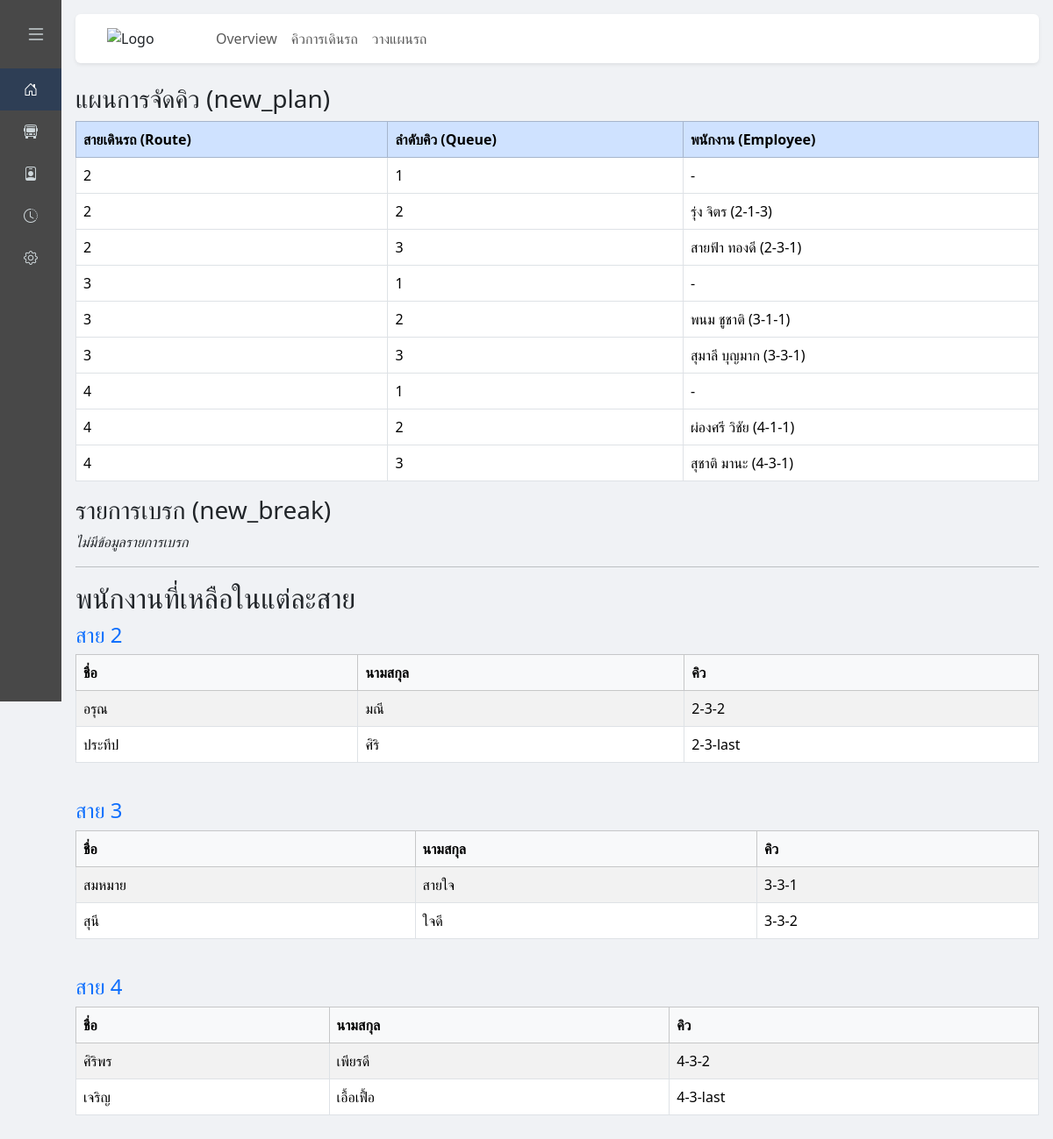
Screenshot of /manage_out.php with the database file from the repository.
### tables this page shows
CREATE TABLE `employee`  (
  `em_id` int(11) NOT NULL AUTO_INCREMENT,
  `title_id` int(11) NOT NULL,
  `em_name` varchar(255) NOT NULL,
  `em_surname` varchar(255) NOT NULL,
  `gen_id` int(11) NOT NULL,
  `main_car` int(11) NOT NULL,
  `main_route` int(11) NOT NULL,
  `et_id` int(11) NOT NULL,
  `em_queue` varchar(10) NOT NULL,
  `em_timeOut` datetime NULL DEFAULT NULL,
  `es_id` int(11) NOT NULL,
  PRIMARY KEY (`em_id`) USING BTREE
);

### manage_out.php (the view, shortened to what this page needs)
<?php
include 'config.php';
mysqli_set_charset($conn, "utf8");
$sql_main = "SELECT * FROM `employee` WHERE main_route >= 2 AND main_route <= 4 AND et_id = 1 ORDER BY em_queue";
$result_main = mysqli_query($conn, $sql_main);
$sql_re = "SELECT * FROM `queue_request`";
$result_re = mysqli_query($conn, $sql_re);
$queue = [];
$re = [];
while ($row = mysqli_fetch_assoc($result_re)) {
    $re[$row['br_id']][] = $row['qr_request'];
    if ($row['qr_request'] != '0') {
        $queue[] = $row['qr_request'];
    }
}
$route_name = [];
$main = [];
$main_re = [];
while ($row_main = mysqli_fetch_assoc($result_main)) {
    if (!in_array($row_main['main_route'], $route_name)) {
        $route_name[] = $row_main['main_route'];
    }
    if (in_array($row_main['em_queue'], $queue)) {
        $main_re[] = $row_main;
    } else {
        $main[] = $row_main;
    }
}
$plan = [3, 3, 3];
$new_plan = [];
$new_break = [];
$i = 0;
foreach ($plan as $key => $value) {
    $j = 1;
    $x = 1;
    $r_key = $route_name[$i];
    $re_count = isset($re[$r_key]) ? count($re[$r_key]) : 0;
    while ($j <= $value || $j <= $re_count) {
        $re_value = ($j - 1 < $re_count) ? $re[$r_key][$j - 1] : '0';
        if ($j <= $value) {
            if ($re_value == '0') {
                $filtered = array_filter($main, function ($item) use ($r_key) {
                    return $item['main_route'] == $r_key && $item['es_id'] == '1';
                });
                $first = reset($filtered);
                $firstKey = key($filtered);
                if ($firstKey !== null && $first !== false) {
                    $new_plan[$r_key][$j] = $first['em_name'] . ' ' . $first['em_surname'] . ' (' . $first['em_queue'] . ')';
                    unset($main[$firstKey]);
                    $main = array_values($main);
                } else {
                    $new_plan[$r_key][$j] = $new_plan[$r_key][$x] ?? '-';
                    $x++;
                }
            } else {
                $idx = array_search($re_value, array_column($main_re, 'em_queue'));
                if ($idx !== false && isset($main_re[$idx])) {
                    $emp = $main_re[$idx];
                    $new_plan[$r_key][$j] = $emp['em_name'] . ' ' . $emp['em_surname'] . ' (' . $emp['em_queue'] . ')';
                } else {
                    $new_plan[$r_key][$j] = '-';
                }
            }
        } else {
            $new_break[$r_key][$j] = $re_value;
        }
        $j++;
    }
    $i++;
}
$main_2 = [];
$main_3 = [];
$main_4 = [];
foreach ($main as $item) {
    if (isset($item['main_route'])) {
        if ($item['main_route'] == 2) {
            $main_2[] = $item;
        } elseif ($item['main_route'] == 3) {
            $main_3[] = $item;
        } elseif ($item['main_route'] == 4) {
            $main_4[] = $item;
        }
    }
}
function renderTable($title, $data) {
    echo "<div class='mb-4'>";
    echo "<h4 class='text-primary'>$title</h4>";
    if (!empty($data)) {
        echo "<div class='table-responsive'>";
        echo "<table class='table table-bordered table-striped'>";
        echo "<thead class='table-light'><tr><th>ชื่อ</th><th>นามสกุล</th><th>คิว</th></tr></thead><tbody>";
        foreach ($data as $row) {
            echo "<tr>";
            echo "<td>" . htmlspecialchars($row['em_name']) . "</td>";
            echo "<td>" . htmlspecialchars($row['em_surname']) . "</td>";
            echo "<td>" . htmlspecialchars($row['em_queue']) . "</td>";
            echo "</tr>";
        }
        echo "</tbody></table></div>";
    } else {
        echo "<p><i>ไม่มีข้อมูล</i></p>";
    }
    echo "</div>";
}
?>
<!DOCTYPE html>
<html lang="th">
<head>
    <link href="https://cdn.jsdelivr.net/npm/bootstrap@5.3.3/dist/css/bootstrap.min.css" rel="stylesheet" />
    <link href="https://cdn.jsdelivr.net/npm/bootstrap-icons@1.10.5/font/bootstrap-icons.css" rel="stylesheet" />
</head>
<body class="sidebar-collapsed">
<div class="d-flex">
  <div id="sidebar" class="sidebar collapsed">
    <button class="btn btn-sm mb-3 align-self-end me-2" onclick="toggleSidebar()" aria-label="Toggle sidebar">
      <i class="bi bi-list" style="font-size: 1.5rem; color: #cfd8dc;"></i>
    </button>
    <a href="#" class="nav-link active"><i class="bi bi-house-door"></i><span class="nav-text">หน้าหลัก</span></a>
    <a href="#" class="nav-link"><i class="bi bi-bus-front"></i><span class="nav-text">จัดการรถ</span></a>
    <a href="#" class="nav-link"><i class="bi bi-person-badge"></i><span class="nav-text">พนักงาน</span></a>
    <a href="#" class="nav-link"><i class="bi bi-clock-history"></i><span class="nav-text">ประวัติ</span></a>
    <a href="#" class="nav-link"><i class="bi bi-gear"></i><span class="nav-text">ตั้งค่า</span></a>
  </div>
  <div class="content flex-grow-1">
    <nav class="navbar navbar-expand-lg navbar-light bg-white rounded shadow-sm mb-4 px-4">
      <div class="container-fluid">
        <div class="collapse navbar-collapse" id="topbarNav">
          <ul class="navbar-nav me-auto mb-2 mb-lg-0 d-flex align-items-center">
            <li class="nav-item d-flex align-items-center me-3">
              <img src="https://img5.pic.in.th/file/secure-sv1/752440-01-removebg-preview.png" alt="Logo" style="width: 100px; height: auto; user-select: none;">
            </li>
            <li class="nav-item">
              <a class="nav-link" href="test.php">Overview</a>
            </li>
            <li class="nav-item">
              <a class="nav-link" href="manage2.php">คิวการเดินรถ</a>
            </li>
            <li class="nav-item">
              <a class="nav-link" href="car_edit.php">วางแผนรถ</a>
            </li>
          </ul>
        </div>
      </div>
    </nav>
        <h3>แผนการจัดคิว (new_plan)</h3>
        <?php if (!empty($new_plan)) : ?>
            <div class="table-responsive">
                <table class="table table-bordered table-hover align-middle">
                    <thead class="table-primary">
                        <tr>
                            <th>สายเดินรถ (Route)</th>
                            <th>ลำดับคิว (Queue)</th>
                            <th>พนักงาน (Employee)</th>
                        </tr>
                    </thead>
                    <tbody>
                    <?php foreach ($new_plan as $route => $vals): ?>
                        <?php foreach ($vals as $idx => $emp): ?>
                            <tr>
                                <td><?= htmlspecialchars($route) ?></td>
                                <td><?= htmlspecialchars($idx) ?></td>
                                <td><?= htmlspecialchars($emp) ?></td>
                            </tr>
                        <?php endforeach; ?>
                    <?php endforeach; ?>
                    </tbody>
                </table>
            </div>
        <?php else: ?>
            <p><i>ไม่มีข้อมูลแผนการจัดคิว</i></p>
        <?php endif; ?>
        <h3>รายการเบรก (new_break)</h3>
        <?php if (!empty($new_break)) : ?>
            <div class="table-responsive">
                <table class="table table-bordered table-hover align-middle">
                    <thead class="table-info">
                        <tr>
                            <th> (Route)</th>
                            <th> (Queue)</th>
                            <th> (Break Value)</th>
                        </tr>
                    </thead>
                    <tbody>
                    <?php foreach ($new_break as $route => $vals): ?>
                        <?php foreach ($vals as $idx => $val): ?>
                            <tr>
                                <td><?= htmlspecialchars($route) ?></td>
                                <td><?= htmlspecialchars($idx) ?></td>
                                <td><?= htmlspecialchars($val) ?></td>
                            </tr>
                        <?php endforeach; ?>
                    <?php endforeach; ?>
                    </tbody>
                </table>
            </div>
        <?php else: ?>
            <p><i>ไม่มีข้อมูลรายการเบรก</i></p>
        <?php endif; ?>
        <hr>
        <h2 class="section-title">พนักงานที่เหลือในแต่ละสาย</h2>
        <?php renderTable("สาย 2", $main_2); ?>
    </div>
</body>
</html>

### manage_out.php (style rules this page uses)
body { overflow-x: hidden; background-color: #f0f2f5; font-family: "Segoe UI", Tahoma, Geneva, Verdana, sans-serif; transition: margin-left 0.3s ease; }
.sidebar { width: 250px; min-height: 100vh; transition: width 0.3s ease; background-color: #484848ff; color: #cfd8dc; position: fixed; top: 0; left: 0; z-index: 1000; display: flex; flex-direction: column; padding: 1rem 0; }
.sidebar.collapsed { width: 70px; }
.sidebar .nav-link { color: #cfd8dc; white-space: nowrap; font-weight: 500; padding: 0.75rem 1rem; display: flex; align-items: center; gap: 0.75rem; transition: background-color 0.3s; }
.sidebar .nav-link:hover, .sidebar .nav-link.active { background-color: #2e3e55; color: #fff; }
.sidebar.collapsed .nav-link { justify-content: center; padding: 0.75rem 0; }
.content { margin-left: 250px; padding: 1rem; transition: margin-left 0.3s ease; min-height: 100vh; }
.sidebar.collapsed ~ .content { margin-left: 70px; }

### rows the page displays
employee: em_name "อรุณ", em_surname "มณี", em_queue "2-3-2"
employee: em_name "ประทีป", em_surname "ศิริ", em_queue "2-3-last"
employee: em_name "สมหมาย", em_surname "สายใจ", em_queue "3-3-1"
employee: em_name "สุนี", em_surname "ใจดี", em_queue "3-3-2"
employee: em_name "ศิริพร", em_surname "เพียรดี", em_queue "4-3-2"
employee: em_name "เจริญ", em_surname "เอื้อเฟื้อ", em_queue "4-3-last"

### other values shown
$route "2"
$idx "1"
$emp "-"
$idx "2"
$emp "รุ่ง จิตร (2-1-3)"
$idx "3"
$emp "สายฟ้า ทองดี (2-3-1)"
$route "3"
$emp "พนม ชูชาติ (3-1-1)"
$emp "สุมาลี บุญมาก (3-3-1)"
$route "4"
$emp "ผ่องศรี วิชัย (4-1-1)"
$emp "สุชาติ มานะ (4-3-1)"
$title "สาย 2 สาย 3 สาย 4"
